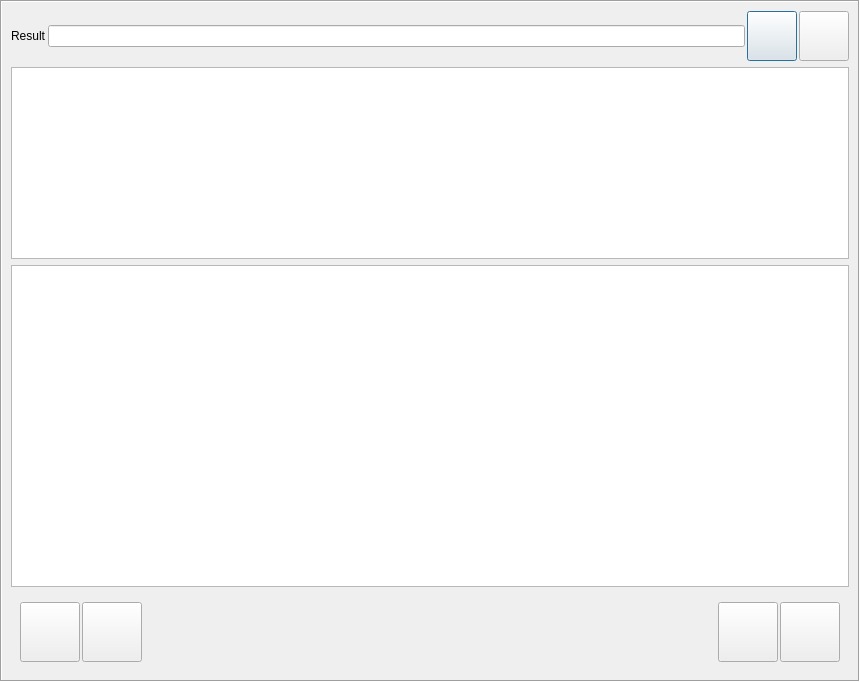
<?xml version="1.0" encoding="UTF-8"?>
<ui version="4.0">
 <class>DlgDishComment</class>
 <widget class="QDialog" name="DlgDishComment">
  <property name="geometry">
   <rect>
    <x>0</x>
    <y>0</y>
    <width>860</width>
    <height>682</height>
   </rect>
  </property>
  <property name="windowTitle">
   <string>Dialog</string>
  </property>
  <layout class="QVBoxLayout" name="verticalLayout">
   <property name="spacing">
    <number>0</number>
   </property>
   <property name="leftMargin">
    <number>0</number>
   </property>
   <property name="topMargin">
    <number>0</number>
   </property>
   <property name="rightMargin">
    <number>0</number>
   </property>
   <property name="bottomMargin">
    <number>0</number>
   </property>
   <item>
    <widget class="QFrame" name="frame">
     <property name="frameShape">
      <enum>QFrame::Box</enum>
     </property>
     <property name="frameShadow">
      <enum>QFrame::Sunken</enum>
     </property>
     <layout class="QVBoxLayout" name="verticalLayout_2">
      <item>
       <widget class="QWidget" name="widget_2" native="true">
        <layout class="QHBoxLayout" name="horizontalLayout_2">
         <property name="spacing">
          <number>2</number>
         </property>
         <property name="leftMargin">
          <number>0</number>
         </property>
         <property name="topMargin">
          <number>0</number>
         </property>
         <property name="rightMargin">
          <number>0</number>
         </property>
         <property name="bottomMargin">
          <number>0</number>
         </property>
         <item>
          <widget class="QLabel" name="label">
           <property name="text">
            <string>Result</string>
           </property>
          </widget>
         </item>
         <item>
          <widget class="QLineEdit" name="leComment"/>
         </item>
         <item>
          <widget class="QPushButton" name="pushButton_6">
           <property name="minimumSize">
            <size>
             <width>50</width>
             <height>50</height>
            </size>
           </property>
           <property name="maximumSize">
            <size>
             <width>50</width>
             <height>50</height>
            </size>
           </property>
           <property name="text">
            <string/>
           </property>
           <property name="icon">
            <iconset resource="../core_gui/res.qrc">
             <normaloff>:/new/prefix1/res/icons/left.png</normaloff>:/new/prefix1/res/icons/left.png</iconset>
           </property>
          </widget>
         </item>
         <item>
          <widget class="QPushButton" name="pushButton_5">
           <property name="minimumSize">
            <size>
             <width>50</width>
             <height>50</height>
            </size>
           </property>
           <property name="maximumSize">
            <size>
             <width>50</width>
             <height>50</height>
            </size>
           </property>
           <property name="text">
            <string/>
           </property>
           <property name="icon">
            <iconset resource="../core_gui/res.qrc">
             <normaloff>:/new/prefix1/res/icons/cancel.png</normaloff>:/new/prefix1/res/icons/cancel.png</iconset>
           </property>
          </widget>
         </item>
        </layout>
       </widget>
      </item>
      <item>
       <widget class="QTableWidget" name="tblLetter">
        <property name="editTriggers">
         <set>QAbstractItemView::NoEditTriggers</set>
        </property>
        <property name="selectionMode">
         <enum>QAbstractItemView::NoSelection</enum>
        </property>
        <property name="textElideMode">
         <enum>Qt::ElideMiddle</enum>
        </property>
        <attribute name="horizontalHeaderVisible">
         <bool>false</bool>
        </attribute>
        <attribute name="horizontalHeaderDefaultSectionSize">
         <number>60</number>
        </attribute>
        <attribute name="horizontalHeaderMinimumSectionSize">
         <number>40</number>
        </attribute>
        <attribute name="verticalHeaderVisible">
         <bool>false</bool>
        </attribute>
        <attribute name="verticalHeaderDefaultSectionSize">
         <number>60</number>
        </attribute>
       </widget>
      </item>
      <item>
       <widget class="QTableWidget" name="tableWidget">
        <property name="sizePolicy">
         <sizepolicy hsizetype="Expanding" vsizetype="Expanding">
          <horstretch>0</horstretch>
          <verstretch>1</verstretch>
         </sizepolicy>
        </property>
        <property name="verticalScrollBarPolicy">
         <enum>Qt::ScrollBarAsNeeded</enum>
        </property>
        <property name="horizontalScrollBarPolicy">
         <enum>Qt::ScrollBarAlwaysOff</enum>
        </property>
        <property name="editTriggers">
         <set>QAbstractItemView::NoEditTriggers</set>
        </property>
        <property name="selectionMode">
         <enum>QAbstractItemView::NoSelection</enum>
        </property>
        <attribute name="horizontalHeaderVisible">
         <bool>false</bool>
        </attribute>
        <attribute name="horizontalHeaderDefaultSectionSize">
         <number>300</number>
        </attribute>
        <attribute name="verticalHeaderVisible">
         <bool>false</bool>
        </attribute>
        <attribute name="verticalHeaderDefaultSectionSize">
         <number>50</number>
        </attribute>
       </widget>
      </item>
      <item>
       <widget class="QWidget" name="widget" native="true">
        <layout class="QHBoxLayout" name="horizontalLayout">
         <property name="spacing">
          <number>2</number>
         </property>
         <item>
          <widget class="QPushButton" name="pushButton_3">
           <property name="minimumSize">
            <size>
             <width>60</width>
             <height>60</height>
            </size>
           </property>
           <property name="maximumSize">
            <size>
             <width>60</width>
             <height>60</height>
            </size>
           </property>
           <property name="text">
            <string/>
           </property>
           <property name="icon">
            <iconset resource="../core_gui/res.qrc">
             <normaloff>:/new/prefix1/res/icons/down.png</normaloff>:/new/prefix1/res/icons/down.png</iconset>
           </property>
           <property name="iconSize">
            <size>
             <width>48</width>
             <height>48</height>
            </size>
           </property>
          </widget>
         </item>
         <item>
          <widget class="QPushButton" name="pushButton_4">
           <property name="minimumSize">
            <size>
             <width>60</width>
             <height>60</height>
            </size>
           </property>
           <property name="maximumSize">
            <size>
             <width>60</width>
             <height>60</height>
            </size>
           </property>
           <property name="text">
            <string/>
           </property>
           <property name="icon">
            <iconset resource="../core_gui/res.qrc">
             <normaloff>:/new/prefix1/res/icons/up.png</normaloff>:/new/prefix1/res/icons/up.png</iconset>
           </property>
           <property name="iconSize">
            <size>
             <width>48</width>
             <height>48</height>
            </size>
           </property>
          </widget>
         </item>
         <item>
          <spacer name="horizontalSpacer">
           <property name="orientation">
            <enum>Qt::Horizontal</enum>
           </property>
           <property name="sizeHint" stdset="0">
            <size>
             <width>40</width>
             <height>20</height>
            </size>
           </property>
          </spacer>
         </item>
         <item>
          <widget class="QPushButton" name="pushButton">
           <property name="minimumSize">
            <size>
             <width>60</width>
             <height>60</height>
            </size>
           </property>
           <property name="maximumSize">
            <size>
             <width>60</width>
             <height>60</height>
            </size>
           </property>
           <property name="text">
            <string/>
           </property>
           <property name="icon">
            <iconset resource="../core_gui/res.qrc">
             <normaloff>:/new/prefix1/res/icons/ok.png</normaloff>:/new/prefix1/res/icons/ok.png</iconset>
           </property>
           <property name="iconSize">
            <size>
             <width>48</width>
             <height>48</height>
            </size>
           </property>
          </widget>
         </item>
         <item>
          <widget class="QPushButton" name="pushButton_2">
           <property name="minimumSize">
            <size>
             <width>60</width>
             <height>60</height>
            </size>
           </property>
           <property name="maximumSize">
            <size>
             <width>60</width>
             <height>60</height>
            </size>
           </property>
           <property name="text">
            <string/>
           </property>
           <property name="icon">
            <iconset resource="../core_gui/res.qrc">
             <normaloff>:/new/prefix1/res/icons/cancel.png</normaloff>:/new/prefix1/res/icons/cancel.png</iconset>
           </property>
           <property name="iconSize">
            <size>
             <width>48</width>
             <height>48</height>
            </size>
           </property>
          </widget>
         </item>
        </layout>
       </widget>
      </item>
     </layout>
    </widget>
   </item>
  </layout>
 </widget>
 <resources>
  <include location="../core_gui/res.qrc"/>
 </resources>
 <connections/>
</ui>
